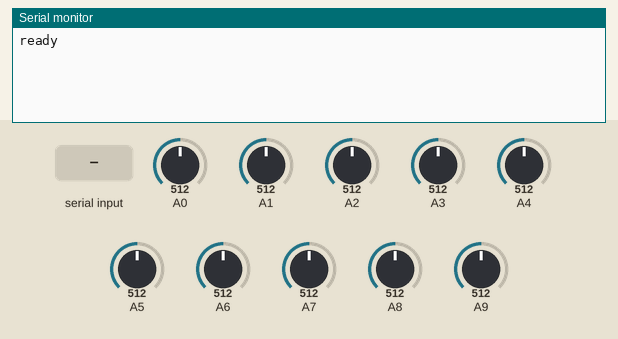
This sketch was run on a simulated Teensy 3. Shown: the last lines printed to the serial monitor. The inputs (shaded band) are chosen by the test bench; at power-on: A0 = 512, A1 = 512, A2 = 512, A3 = 512, A4 = 512, A5 = 512, A6 = 512, A7 = 512, A8 = 512, A9 = 512.

Above: at 1.2 s.
1.3 s: "0" received over Serial
At 2.5 s:
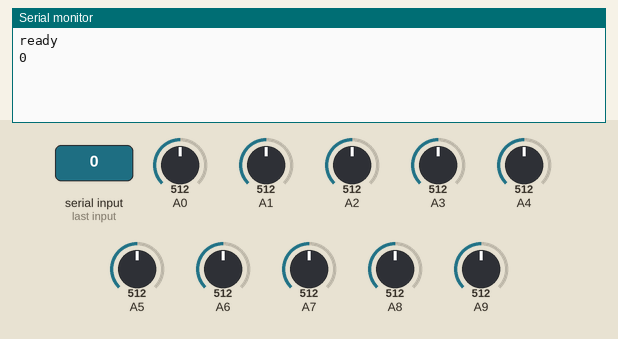
2.8 s: "1" received over Serial
At 3.8 s:
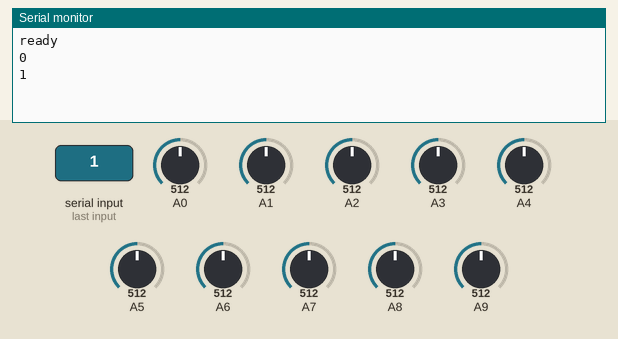

The sketch:

allAnalogInputs_MIDI_CC-MIDIlearn.ino
```cpp
//
//Reads from all analog pins and outputs MIDI CC values
//
//The usual issue with this sketch is that analog input is noisy and always
//sends values on all CCs in parallel, making impossible to make a DAW make a MIDI learn routine.
//This sketch sends specific CCs depending on the serial number which is send to the teensy:
// -1: send all
// -2: send nothing
// 0: send CC 0
// 1: send CC 1, etc
//
//Teensy LC offers 10 analog input pins.
//Touch inputs are 15, 16,17, 18, 19, 20, 21, 22, 23, 24
//
//Written by ultranoise based on Teensy MIDI examples provided by teensy prjc


// the MIDI channel number to send messages
const int channel = 1;

// the MIDI continuous controller for each analog input
const int controllerA0 = 10; // 10 = pan position
const int controllerA1 = 11; // 11 = volume/expression
const int controllerA2 = 12; // 91 = reverb level
const int controllerA3 = 13; // 93 = chorus level
const int controllerA4 = 14; // 10 = pan position
const int controllerA5 = 15; // 11 = volume/expression
const int controllerA6 = 16; // 91 = reverb level
const int controllerA7 = 17; // 93 = chorus level
const int controllerA8 = 18; // 91 = reverb level
const int controllerA9 = 19; // 93 = chorus level

String inputString = ""; // a String to hold incoming data
boolean receivedSerial = false; // whether the string is complete
int sensor2send = -1;

void setup() {

  Serial.begin(9600);
  // reserve 200 bytes for the inputString:
  inputString.reserve(200);
  Serial.println("ready");

  sensor2send = -1;  //send all sensors by default
}

// store previously sent values, to detect changes
int previousA0 = -1;
int previousA1 = -1;
int previousA2 = -1;
int previousA3 = -1;
int previousA4 = -1;
int previousA5 = -1;
int previousA6 = -1;
int previousA7 = -1;
int previousA8 = -1;
int previousA9 = -1;


elapsedMillis msec = 0;

void loop() {

  // print the string when a newline arrives:
  if (receivedSerial) {
    Serial.println(inputString);
    if (inputString =="0") {
      sensor2send = 0;
    }
    if (inputString =="1") {
      sensor2send = 1;
    }
    if (inputString =="2") {
      sensor2send = 2;
    }
    if (inputString =="3") {
      sensor2send = 3;
    }
    if (inputString =="4") {
      sensor2send = 4;
    }
    if (inputString =="5") {
      sensor2send = 5;
    }
    if (inputString =="6") {
      sensor2send = 6;
    }
    if (inputString =="7") {
      sensor2send = 7;
    }
    if (inputString =="8") {
      sensor2send = 8;
    }
    if (inputString =="9") {
      sensor2send = 9;
    }
    if (inputString =="-1") { //send all again
      sensor2send = -1;
    }
    if (inputString =="-2") {  //do not send anything
      sensor2send = -2;
    }

    // clear the string:
    inputString = "";
    receivedSerial = false;
  }


  // only! check the analog inputs 200 times per second,
  //
  if (msec >= 5) {
    msec = 0;
    int n0 = analogRead(A0) / 8;
    int n1 = analogRead(A1) / 8;
    int n2 = analogRead(A2) / 8;
    int n3 = analogRead(A3) / 8;
    int n4 = analogRead(A4) / 8;
    int n5 = analogRead(A5) / 8;
    int n6 = analogRead(A6) / 8;
    int n7 = analogRead(A7) / 8;
    int n8 = analogRead(A8) / 8;
    int n9 = analogRead(A9) / 8;

    // only transmit MIDI messages if analog input changed
    if (n0 != previousA0) {
      if(sensor2send == 0 || sensor2send == -1){
        usbMIDI.sendControlChange(controllerA0, n0, 10);
        previousA0 = n0;
      }

    }
    if (n1 != previousA1) {
      if(sensor2send == 1 || sensor2send == -1){
        usbMIDI.sendControlChange(controllerA1, n1, 1);
        previousA1 = n1;
      }
    }
    if (n2 != previousA2) {
      if(sensor2send == 2 || sensor2send == -1){
        usbMIDI.sendControlChange(controllerA2, n2, 2);
        previousA2 = n2;
      }
    }
    if (n3 != previousA3) {
      if(sensor2send == 3 || sensor2send == -1){
        usbMIDI.sendControlChange(controllerA3, n3, 3);
        previousA3 = n3;
      }
    }
    if (n4 != previousA4) {
      if(sensor2send == 4 || sensor2send == -1){
        usbMIDI.sendControlChange(controllerA4, n4, 4);
        previousA4 = n4;
      }
    }
    if (n5 != previousA5) {
      if(sensor2send == 5 || sensor2send == -1){
        usbMIDI.sendControlChange(controllerA5, n5, 5);
        previousA5 = n5;
      }
    }
    if (n6 != previousA6) {
      if(sensor2send == 6 || sensor2send == -1){
        usbMIDI.sendControlChange(controllerA6, n6, 6);
        previousA6 = n6;
      }
    }
    if (n7 != previousA7) {
      if(sensor2send == 7 || sensor2send == -1){
        usbMIDI.sendControlChange(controllerA7, n7, 7);
        previousA7 = n7;
      }
    }
    if (n8 != previousA8) {
      if(sensor2send == 8 || sensor2send == -1){
        usbMIDI.sendControlChange(controllerA8, n8, 8);
        previousA8 = n8;
      }
    }
    if (n9 != previousA9) {
      if(sensor2send == 9 || sensor2send == -1){
        usbMIDI.sendControlChange(controllerA9, n9, 9);
        previousA9 = n9;
      }
    }
  }

  // MIDI Controllers should discard incoming MIDI messages.
  // http://forum.pjrc.com/threads/24179-Teensy-3-Ableton-Analog-CC-causes-midi-crash
  while (usbMIDI.read()) {
    // ignore incoming messages
  }
}

 /*
  SerialEvent occurs whenever a new data comes in the hardware serial RX. This
  routine is run between each time loop() runs, so using delay inside loop can
  delay response. Multiple bytes of data may be available.
*/
void serialEvent() {

  while (Serial.available()) {
    // get the new byte:
    char inChar = (char)Serial.read();
    // add it to the inputString:
    inputString += inChar;
    // if the incoming character is a newline, set a flag so the main loop can
    // do something about it:
    //if (inChar == '\n') {
      receivedSerial = true;

    //}
  }
}
```

Measured:
- after the input at 1.3 s, the serial monitor: prints a new line at once (image 1)
- after the input at 2.8 s, the serial monitor: prints a new line at once (image 2)
